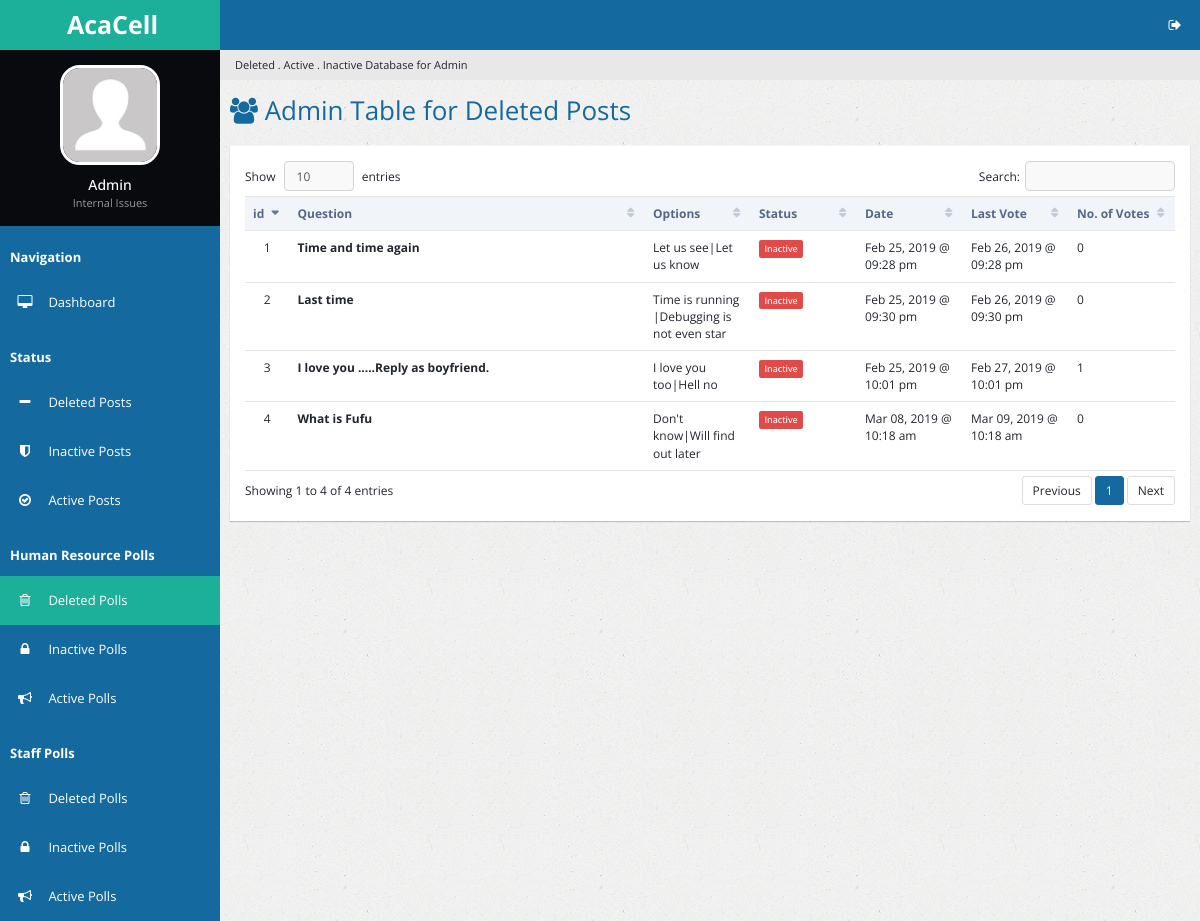
Page /delpolls.php (signed in) on the earlier database version.
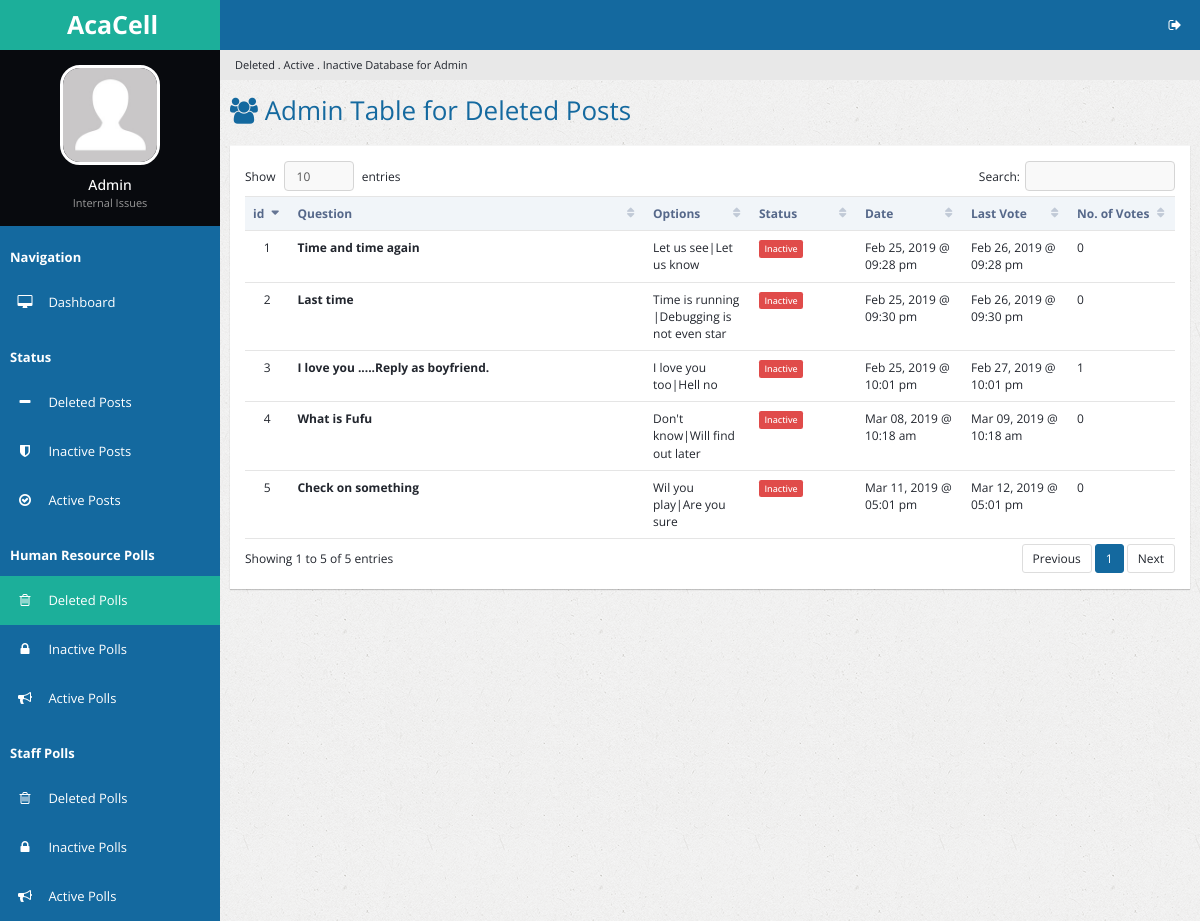
Same page on the later database version.
### tables this page shows
CREATE TABLE `del_poll` (
  `del_p_id` int(11) NOT NULL,
  `p_id` int(11) NOT NULL,
  `p_question` text NOT NULL,
  `date_created` double NOT NULL,
  `p_options` varchar(250) NOT NULL,
  `p_votes` varchar(250) NOT NULL,
  `p_number_options` tinyint(4) NOT NULL,
  `date_stop_display` double NOT NULL,
  `p_voters` int(11) NOT NULL,
  `p_last_vote_date` double NOT NULL,
  `u_id` int(11) NOT NULL DEFAULT '0',
  `u_fname` varchar(128) NOT NULL DEFAULT 'HUMAN RESOURCE DIVISION'
);

### delpolls.php (the view, shortened to what this page needs)
<?php
    include 'handlers/dbcon.php';
  if (isset($_SESSION['loggedin']) && isset($_SESSION['adminpanel'])) {
?>
<!DOCTYPE html>
<html lang="en">
<head>
        <link rel="stylesheet" type="text/css" id="theme" href="css/theme-default.css"/>
    </head>
    <body>
        <div class="page-container">
            <div class="page-sidebar">
                <ul class="x-navigation">
                    <li class="xn-logo">
                        <a href="table-export.php"><b>AcaCell</b></a>
                    </li>
                    <li class="xn-profile">
                        <div class="profile">
                            <div class="profile-image">
                                <img src="assets/images/users/avatar.jpg" alt="John Doe"/>
                            </div>
                            <div class="profile-data">
                                <div class="profile-data-name">Admin</div>
                                <div class="profile-data-title">Internal Issues</div>
                            </div>
                        </div>
                    </li>
                   <li class="xn-title"><b>Navigation</b></li>
                    <li>
                        <a href="admin.php"><span class="fa fa-desktop" style="color: white;"></span> <span class="xn-text" style="color: white;">Dashboard</span></a>
                    </li>
                    <li class="xn-title"><b>Status</b></li>
                    <li>
                        <a href="delposts.php"><span class="fa fa-minus" style="color: white;"></span> <span class="xn-text" style="color: white;">Deleted Posts</span></a>
                    </li>
                    <li>
                        <a href="inactposts.php"><span class="fa fa-shield" style="color: white;"></span> <span class="xn-text" style="color: white;">Inactive Posts</span></a>
                    </li>
                    <li>
                        <a href="actposts.php"><span class="fa fa-check-circle-o" style="color: white;"></span> <span class="xn-text" style="color: white;">Active Posts</span></a>
                    </li>
                    <li class="xn-title"><b>Human Resource Polls</b></li>
                    <li  class="active">
                       <a href="delpolls.php"><span class="fa fa-trash-o" style="color: white;"></span> <span class="xn-text" style="color: white;">Deleted Polls</span></a>
                   </li>
                    <li>
                       <a href="inactpolls.php"><span class="fa fa-lock" style="color: white;"></span> <span class="xn-text" style="color: white;">Inactive Polls</span></a>
                   </li>
                   <li>
                       <a href="actpolls.php"><span class="fa fa-bullhorn" style="color: white;"></span> <span class="xn-text" style="color: white;">Active Polls</span></a>
                   </li>
                   <li class="xn-title"><b>Staff Polls</b></li>
                     <li>
                        <a href="staffdelpolls.php"><span class="fa fa-trash-o" style="color: white;"></span> <span class="xn-text" style="color: white;">Deleted Polls</span></a>
                    </li>
                     <li>
                        <a href="staffinactpolls.php"><span class="fa fa-lock" style="color: white;"></span> <span class="xn-text" style="color: white;">Inactive Polls</span></a>
                    </li>
                    <li>
                        <a href="staffactpolls.php"><span class="fa fa-bullhorn" style="color: white;"></span> <span class="xn-text" style="color: white;">Active Polls</span></a>
                    </li>
                  </ul>
            </div>
            <div class="page-content">
                <ul class="x-navigation x-navigation-horizontal x-navigation-panel">
                    <li class="xn-icon-button pull-right">
                        <a href="#" class="mb-control" data-box="#mb-signout"><span class="fa fa-sign-out"></span></a>
                    </li>
                </ul>
                    <ul class="breadcrumb">
                    <li class="active">Deleted . Active . Inactive Database for Admin</li>
                </ul>
                <div class="page-title">
                    <h2><span class="fa fa-users"></span> Admin Table for Deleted Posts</h2>
                </div>
                <div class="page-content-wrap">
                    <div class="row">
                        <div class="col-md-12">
                            <div class="panel panel-default">
                                <div class="panel-body">
                                    <table id="customers2" class="table datatable">
                                        <thead>
                                          <tr>
                                              <th width="50">id</th>
                                              <th width="300">Question</th>
                                              <th width="100">Options</th>
                                              <th width="100">Status</th>
                                              <th width="100">Date</th>
                                              <th width="100">Last Vote</th>
                                              <th width="100">No. of Votes</th>
                                          </tr>
                                        </thead>
                                        <tbody>
                                          <?php
                                            $sql_delpolldisplay = "SELECT * FROM del_poll WHERE u_id = 0 ";
                                            $success_delpolldisplay = mysqli_query($link, $sql_delpolldisplay);
                                            $cur_time = time();
                                            if ($success_delpolldisplay->num_rows > 0) {
                                              $i = 1;
                                              while($rows = $success_delpolldisplay->fetch_assoc()){
                                          ?>
                                                <tr id="trow<?php echo $rows['del_p_id']; ?>">
                                                  <td class="text-center"> <?php echo $i; ?> </td>
                                                  <td><strong><?php echo $rows['p_question']; ?></strong></td>
                                                  <td><?php echo $rows['p_options']; ?></td>
                                                  <td><?php
                                                    if ($cur_time < $rows['date_stop_display']) {
                                                      echo "<span class='label label-success'>Active</span>";
                                                    }
                                                    elseif ($cur_time > $rows['date_stop_display']){
                                                      echo "<span class='label label-danger'>Inactive</span>";
                                                    } ?>
                                                    </td>
                                                    <td><?php echo date("M d, Y @ h:i a", $rows['date_created']); ?></td>
                                                    <td><?php echo date("M d, Y @ h:i a", $rows['date_stop_display']); ?></td>
                                                    <td><?php echo $rows['p_voters']; ?></td>
                                                </tr>
                                          <?php
                                                $i++;
                                                }
                                              }
                                          ?>
                                            </tbody>
                                    </table>
                                </div>
                            </div>
                        </div>
                    </div>
                </div>
            </div>
        </div>
    </body>
</html>
<?php
}else {
  header('location:admin.php');
}
 ?>

Differences in the rows shown:
added del_poll: p_question "Check on something", p_options "Wil you play|Are you sure", shows "Inactive", date_created "Mar 11, 2019 @ 05:01 pm", date_stop_display "Mar 12, 2019 @ 05:01 pm", p_voters "0"
Other differences:
text written by a page script: "Show entries Search: Showing 1 to 4 of 4 entries Previous 1 Next" → "Show entries Search: Showing 1 to 5 of 5 entries Previous 1 Next"
